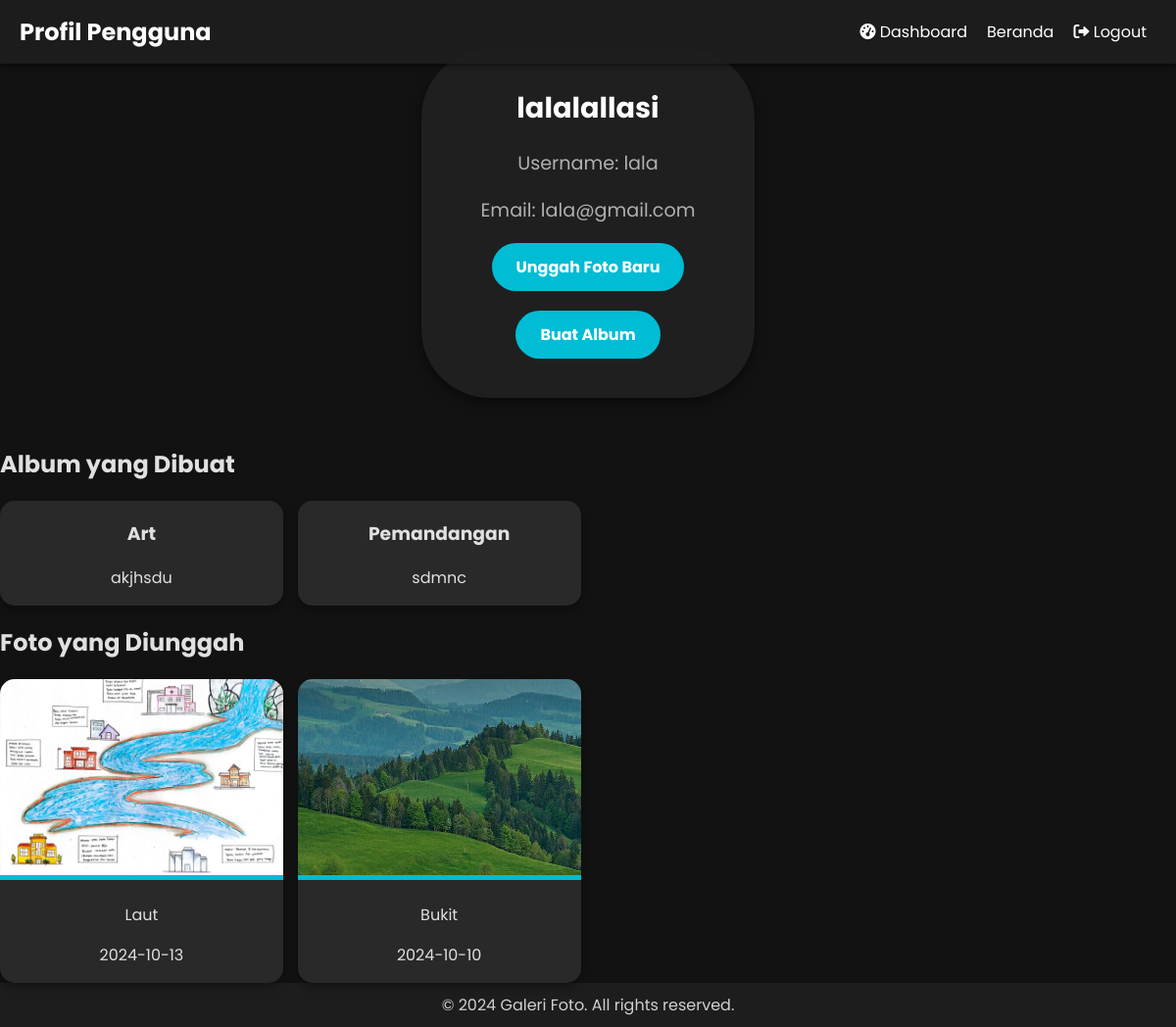
Page /profil_user.php (signed in) on the committed database.
### tables this page shows
CREATE TABLE `user` (
  `UserID` int(11) NOT NULL,
  `Username` varchar(255) NOT NULL,
  `Password` varchar(255) NOT NULL,
  `peran` enum('admin','user') NOT NULL,
  `Email` varchar(255) NOT NULL,
  `NamaLengkap` varchar(255) NOT NULL,
  `Alamat` text DEFAULT NULL
);

CREATE TABLE `album` (
  `AlbumID` int(11) NOT NULL,
  `NamaAlbum` varchar(255) NOT NULL,
  `Deskripsi` text DEFAULT NULL,
  `TanggalDibuat` date DEFAULT NULL,
  `UserID` int(11) DEFAULT NULL
);

CREATE TABLE `foto` (
  `FotoID` int(11) NOT NULL,
  `JudulFoto` varchar(255) DEFAULT NULL,
  `DeskripsiFoto` text DEFAULT NULL,
  `TanggalUnggah` date DEFAULT NULL,
  `LokasiFile` varchar(255) DEFAULT NULL,
  `AlbumID` int(11) DEFAULT NULL,
  `UserID` int(11) DEFAULT NULL
);

### profil_user.php (the view, shortened to what this page needs)
<?php
require 'koneksi.php';
$userID = $_SESSION['UserID'];
$queryUser = "SELECT Username, Email, NamaLengkap FROM user WHERE UserID = ?";
$stmtUser = $kon->prepare($queryUser);
$stmtUser->bind_param("i", $userID);
$stmtUser->execute();
$resultUser = $stmtUser->get_result();
$userData = $resultUser->fetch_assoc();
$queryAlbum = "SELECT AlbumID, NamaAlbum, Deskripsi FROM album WHERE UserID = ? ORDER BY AlbumID DESC";
$stmtAlbum = $kon->prepare($queryAlbum);
$stmtAlbum->bind_param("i", $userID);
$stmtAlbum->execute();
$resultAlbum = $stmtAlbum->get_result();
$queryFoto = "SELECT FotoID, JudulFoto, LokasiFile, TanggalUnggah FROM foto WHERE UserID = ? ORDER BY FotoID DESC";
$stmtFoto = $kon->prepare($queryFoto);
$stmtFoto->bind_param("i", $userID);
$stmtFoto->execute();
$resultFoto = $stmtFoto->get_result();
?>
<!DOCTYPE html>
<html lang="id">
<head>
    <link rel="stylesheet" href="https://cdnjs.cloudflare.com/ajax/libs/font-awesome/6.0.0-beta3/css/all.min.css">
</head>
<body>
<nav class="navbar">
    <div class="logo">Profil Pengguna</div>
    <div class="nav-links">
        <?php if (isset($_SESSION['UserID'])): ?>
            <?php if (isset($_SESSION['peran']) && $_SESSION['peran'] == 'admin'): ?>
                <a href="dashboard.php" class="dashboard-btn"><i class="fas fa-tachometer-alt"></i> Dashboard</a>
            <?php endif; ?>
            <a href="index.php">Beranda</a>
            <a href="logout.php" class="logout-btn"><i class="fas fa-sign-out-alt"></i> Logout</a>
        <?php else: ?>
            <a href="login.php" class="login-btn"><i class="fas fa-sign-in-alt"></i> Login</a>
        <?php endif; ?>
    </div>
</nav>
<div class="profile-container">
    <div class="profile-header">
        <h1><?php echo htmlspecialchars($userData['NamaLengkap']); ?></h1>
        <p>Username: <?php echo htmlspecialchars($userData['Username']); ?></p>
        <p>Email: <?php echo htmlspecialchars($userData['Email']); ?></p>
        <a href="upload.php" class="upload-btn">Unggah Foto Baru</a>
        <a href="Ucreate_album.php" class="upload-btn">Buat Album</a>
    </div>
</div>
<h2>Album yang Dibuat</h2>
<div class="album-grid">
    <?php while ($album = $resultAlbum->fetch_assoc()): ?>
        <div class="album-item">
            <div class="album-info">
                <h3>
                    <a href="?category=<?php echo urlencode($album['NamaAlbum']); ?>">
                        <?php echo htmlspecialchars($album['NamaAlbum']); ?>
                    </a>
                </h3>
                <p class="album-description">
                    <?php echo htmlspecialchars($album['Deskripsi']); ?>
                </p>
            </div>
        </div>
    <?php endwhile; ?>
</div>
<h2>Foto yang Diunggah</h2>
<div class="photo-grid">
    <?php while ($foto = $resultFoto->fetch_assoc()): ?>
        <div class="photo-item">
            <a href="view_foto.php?id=<?php echo $foto['FotoID']; ?>">
                <img src="<?php echo htmlspecialchars($foto['LokasiFile']); ?>" alt="<?php echo htmlspecialchars($foto['JudulFoto']); ?>">
            </a>
            <p><?php echo htmlspecialchars($foto['JudulFoto']); ?></p>
            <p><?php echo htmlspecialchars($foto['TanggalUnggah']); ?></p>
        </div>
    <?php endwhile; ?>
</div>
<footer>
    &copy; <?php echo date("Y"); ?> Galeri Foto. All rights reserved.
</footer>
</body>
</html>

### profil_user.php (style rules this page uses)
body { font-family: 'Poppins', sans-serif; margin: 0; padding: 0; background-color: #121212; color: #e0e0e0; }
.navbar { background-color: #1f1f1f; background-color: rgba(31, 31, 31, 0.85); padding: 15px 20px; display: flex; justify-content: space-between; align-items: center; box-shadow: 0 2px 5px rgba(0, 0, 0, 0.5); position: fixed; top: 0; left: 0; right: 0; z-index: 1000; }
.navbar .logo { font-size: 24px; font-weight: bold; color: #ffffff; }
.navbar .nav-links { display: flex; align-items: center; }
.navbar .nav-links a { color: #ffffff; text-decoration: none; margin: 0 10px; font-size: 16px; transition: color 0.3s; }
.profile-container { max-width: 300px; margin: 50px auto; padding: 20px; background-color: #1f1f1f; border-radius: 70px; box-shadow: 0 4px 12px rgba(0, 0, 0, 0.5); }
.profile-header { text-align: center; }
.profile-header h1 { font-size: 1.8em; color: #ffffff; }
.profile-header p { color: #b0b0b0; font-size: 1.2em; }
.upload-btn { display: inline-block; padding: 12px 25px; background-color: #00bcd4; color: white; text-decoration: none; border-radius: 50px; font-weight: bold; transition: background-color 0.3s; margin-bottom: 20px; }
.album-grid, .photo-grid { display: grid; grid-template-columns: repeat(auto-fill, minmax(250px, 1fr)); gap: 15px; margin-top: 20px; }
.album-item, .photo-item { background-color: #292929; border-radius: 15px; overflow: hidden; box-shadow: 0 4px 8px rgba(0, 0, 0, 0.3); text-align: center; transition: transform 0.3s, box-shadow 0.3s; }
.album-info h3 a, .photo-item img { color: #e0e0e0; text-decoration: none; }
.photo-item img { width: 100%; height: 200px; object-fit: cover; border-bottom: 5px solid #00bcd4; }
footer { background-color: rgba(31, 31, 31, 0.85); color: #d1d1d1; text-align: center; padding: 10px 20px; }

### rows in the picture
user: NamaLengkap "lalalallasi", Username "lala", Email "lala@gmail.com"
album: NamaAlbum "Art", Deskripsi "akjhsdu"
album: NamaAlbum "Pemandangan", Deskripsi "sdmnc"
foto: LokasiFile (picture), JudulFoto "Laut", TanggalUnggah "2024-10-13"
foto: LokasiFile (picture), JudulFoto "Bukit", TanggalUnggah "2024-10-10"
